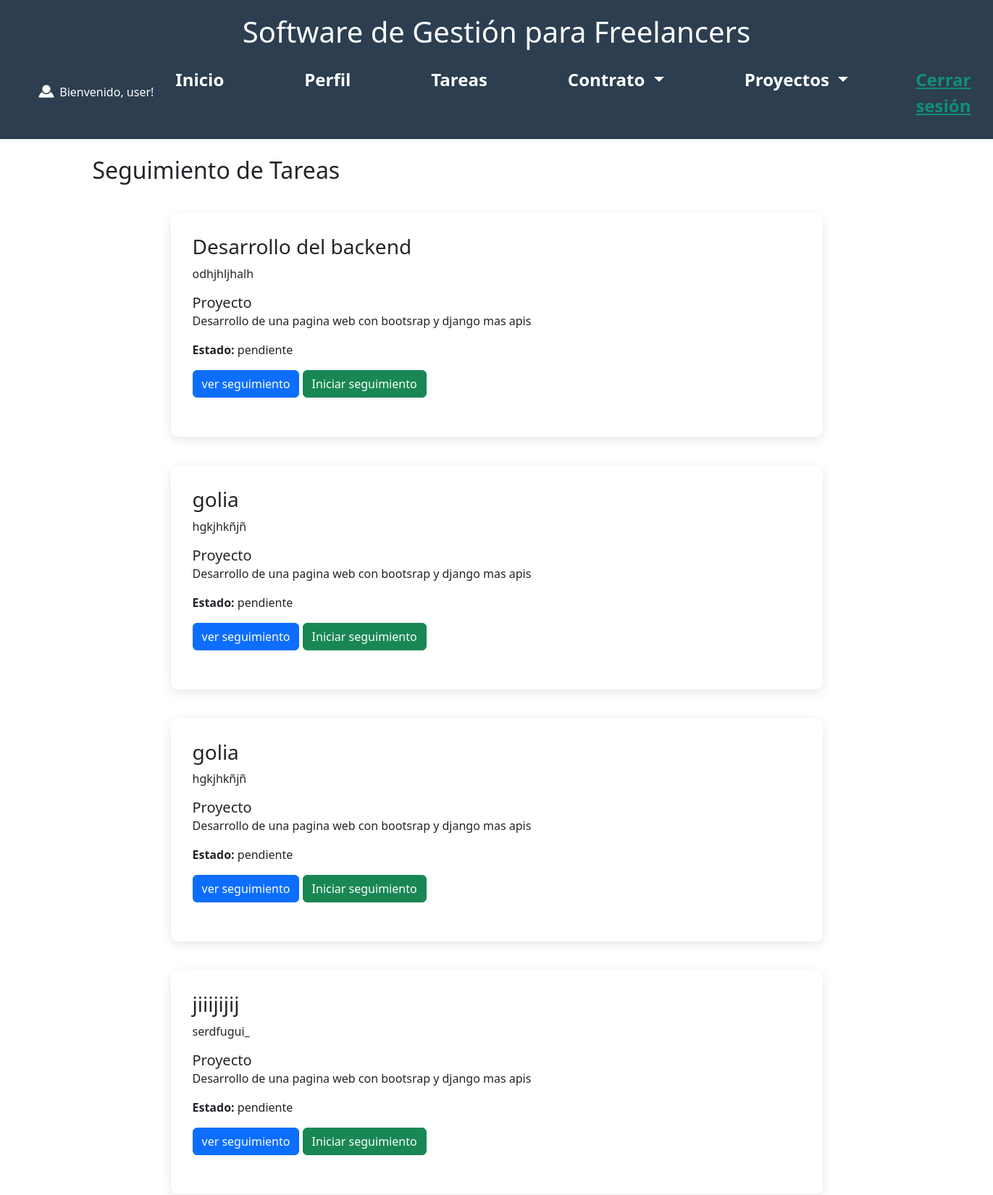
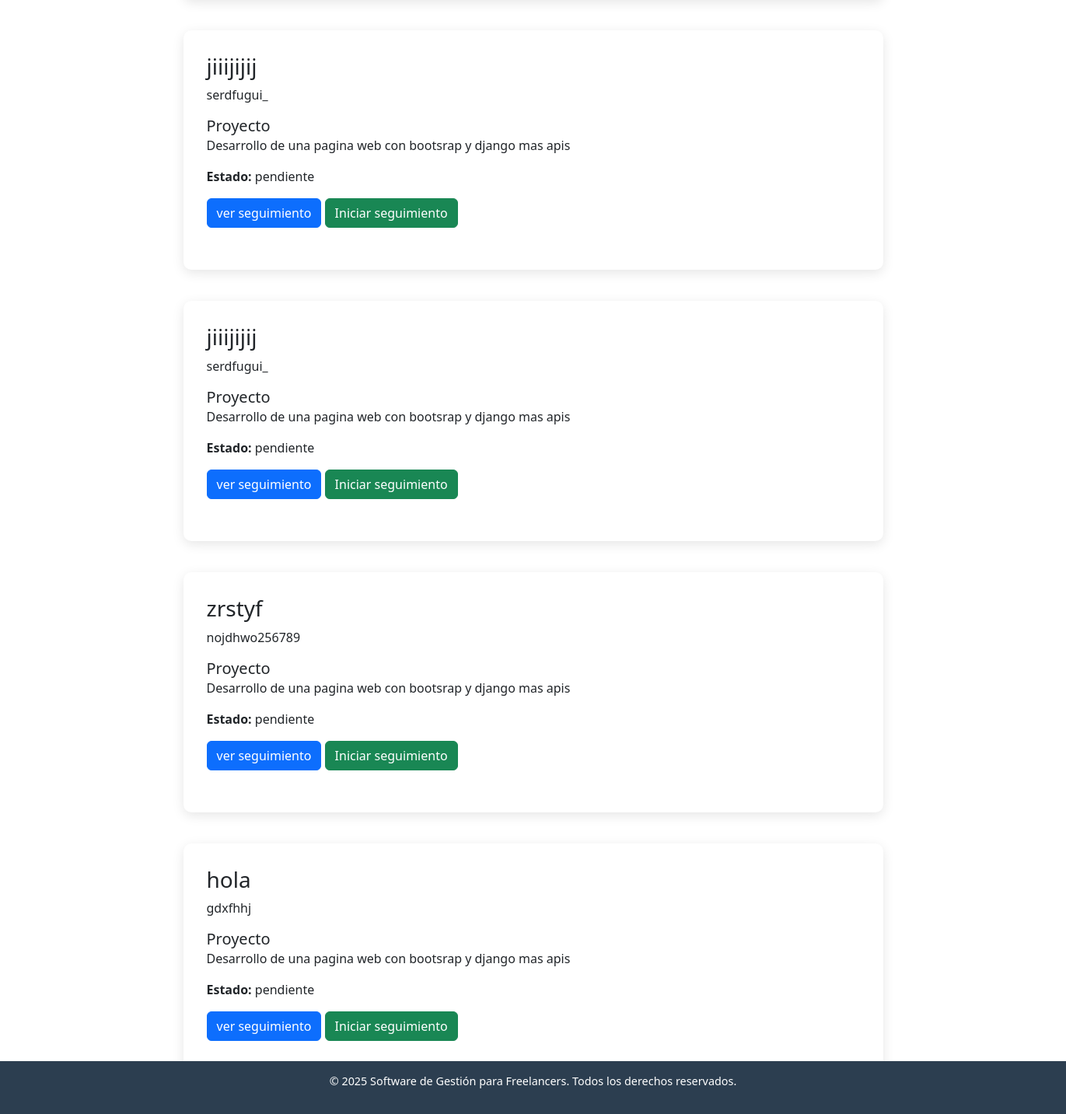
The page /tareas/ (signed in) on the database its author committed (2 pictures, top to bottom).
### gestion/models.py (models this page shows, shortened)
class CustomUser(AbstractUser):
    id_usuario = models.AutoField(primary_key=True)
    nombre = models.CharField(max_length=100)
    correo = models.EmailField(unique=True, max_length=100)
    imagen = models.ImageField(upload_to='perfiles/', default='perfiles/default.png')
    fecha_creacion = models.DateTimeField(auto_now_add=True)

class Tarea(models.Model):
    ESTADOS = [
        ('pendiente', 'Pendiente'),
        ('en progreso', 'En Progreso'),
        ('completada', 'Completada')
    ]
    id_tarea = models.AutoField(primary_key=True)
    id_proyecto = models.ForeignKey(Proyecto, on_delete=models.CASCADE, related_name='tareas')
    nombre = models.CharField(max_length=100)
    descripcion = models.TextField(blank=True, null=True)
    estado = models.CharField(max_length=15, choices=ESTADOS, default='pendiente')
    fecha_creacion = models.DateTimeField(auto_now_add=True)

class Proyecto(models.Model):
    id_proyecto = models.AutoField(primary_key=True)
    id_usuario = models.ForeignKey(CustomUser, on_delete=models.CASCADE, related_name='proyectos')
    nombre = models.CharField(max_length=100)
    descripcion = models.TextField(blank=True, null=True)
    fecha_inicio = models.DateField()
    fecha_fin = models.DateField()
    fecha_creacion = models.DateTimeField(auto_now_add=True)

### gestion/views.py (the view)
# urls.py: path('tareas/', views.seguimiento_tareas, name='seguimiento_tareas'),
def seguimiento_tareas(request):
    tareas = Tarea.objects.filter(id_proyecto__id_usuario=request.user)
    return render(request, 'seguimiento_tareas.html', {'tareas': tareas})

### templates/seguimiento_tareas.html (shortened to what this page needs)
{% extends 'base.html' %}
{% load static %}
{% block content %}
  <h2>Seguimiento de Tareas</h2>
  {% for tarea in tareas %}
    <section id="contrato" style="text-align:left;">
        <h3>{{ tarea.nombre }}</h3>
        <p>{{ tarea.descripcion }}</p>
        <h5 style="display: inline; ">Proyecto</h5> <p>{{tarea.id_proyecto.nombre}}</p>
        <p><strong>Estado:</strong> {{ tarea.estado }}</p>
          <form action="{% url 'detalle_tarea' tarea.id_tarea %}" method="post" style="display:inline;">
                <button type="submit" class="btn btn-primary" >ver seguimiento</button>
                 </form>
          {% if seguimiento_activo %}
            <p><strong>Seguimiento en curso desde:</strong> {{ seguimiento_activo.inicio|date:"d/m/Y H:i:s" }}</p>
            <div id="cronometro-{{ tarea.id_tarea }}" style="font-size: 1.5rem; font-weight: bold;">00:00:00</div>
                      <a href="{% url 'detener_seguimiento' seguimiento_activo.id_tiempo %}" class="btn btn-warning mt-2">Detener seguimiento</a>
                      <br>
                     <a href="{% url 'resetear_seguimiento' tarea.id_tarea %}" class="btn btn-secondary mt-2">Resetear seguimiento</a>
            </div>
            <script>
              (function() {
                const cronometroId = "cronometro-{{ tarea.id_tarea }}";
                const cronometro = document.getElementById(cronometroId);
                // Usamos el tiempo almacenado en la base de datos para calcular el cronómetro
                const inicio = new Date("{{ seguimiento_activo.inicio|date:'Y-m-d H:i:s' }}");
                function actualizarCronometro() {
                  const ahora = new Date();
                  const diferencia = new Date(ahora - inicio); // diferencia en ms
                  const horas = String(diferencia.getUTCHours()).padStart(2, '0');
                  const minutos = String(diferencia.getUTCMinutes()).padStart(2, '0');
                  const segundos = String(diferencia.getUTCSeconds()).padStart(2, '0');
                  cronometro.textContent = `${horas}:${minutos}:${segundos}`;
                }
                actualizarCronometro();
                setInterval(actualizarCronometro, 1000);
              })();
            </script>
          {% else %}
            <form action="{% url 'iniciar_seguimiento' tarea.id_tarea %}" method="post" style="display:inline;">
                <button type="submit" class="btn btn-success" >Iniciar seguimiento</button>
                 </form>
          {% endif %}
<br>
<br>
 </section>
  {% empty %}
    <p>No hay tareas asignadas.</p>
  {% endfor %}
{% endblock %}

### templates/base.html (shortened to what this page needs)
<!DOCTYPE html>
<html lang="es">
<head>
  {% load static %}
  <link rel="stylesheet" href="{% static 'css/styles.css'%}">
  <link href="https://cdn.jsdelivr.net/npm/bootstrap@5.3.3/dist/css/bootstrap.min.css" rel="stylesheet"
>
</head>
<body>
  <header>
    <h1>Software de Gestión para Freelancers</h1>
    <nav class="navbar navbar-expand-lg navbar-dark bg-transparent" style="background-color: #e3f2fd;">
      <div class="container-fluid">
        <a class="navbar-brand" href="{% url 'perfil'%}">
          <img class="logo horizontal-logo" style="display: inline;" src="{% static 'img/usuario.png' %}" alt=" logo">
          {% if request.user.is_authenticated %}
          <h6 style="text-align: left; display: inline;">Bienvenido, {{ request.user.username }}!</h6>
          {% endif %}
        </a>
        <div class="collapse navbar-collapse" id="navbarSupportedContent">
          <ul class="navbar-nav ml-auto">
            <li class="nav-item">
              <a class="nav-link" href="{% url 'inicio'%}">Inicio</a>
            </li>
            <li class="nav-item">
              <a class="nav-link" href="{% url 'perfil'%}">Perfil</a>
            </li>
            <li class="nav-item">
              <a class="nav-link" href="{% url 'seguimiento_tareas'%}">Tareas</a>
            </li>
            <li class="nav-item dropdown">
              <a class="nav-link dropdown-toggle" href="#" id="navbarDropdown1" role="button" data-toggle="dropdown"
                aria-haspopup="true" aria-expanded="false">
                Contrato
              </a>
            </li>
            <li class="nav-item dropdown">
              <a class="nav-link dropdown-toggle" href="#" id="navbarDropdown2" role="button" data-toggle="dropdown"
                aria-haspopup="true" aria-expanded="false">
                Proyectos
              </a>
            </li>
            <li class="mt-2">{% if request.user.is_authenticated %}
              <form action="{% url 'logout' %}" method="post" style="display: inline;" class="cerrar_sesion">
                <button type="submit"
                  style="display: inline; all: unset; cursor: pointer; text-decoration: underline;">Cerrar
                  sesión</button>
              </form>
              {%endif%}
            </li>
          </ul>
        </div>
      </div>
    </nav>
  </header>
  <div class="container mt-4">
    {% block content %}{% endblock %}
  </div>
  <footer>
    <p>&copy; 2025 Software de Gestión para Freelancers. Todos los derechos reservados.</p>
  </footer>
</body>
</html>

### static/css/styles.css (style rules this page uses)
body { font-family: 'Poppins', sans-serif; margin: 0; padding: 0; background-color: #f9f9f9; color: #333; }
header { background-color: #2C3E50; color: white; padding: 20px 40px; text-align: center; font-size: 1.5em; font-weight: bold; }
nav ul { list-style: none; padding: 0; text-align: center; margin: 0; }
nav ul li { display: inline; margin: 0 20px; }
nav ul li a { color: white; text-decoration: none; font-weight: 600; transition: color 0.3s ease; }
section { max-width: 900px; margin: 40px auto; padding: 30px; background: white; border-radius: 10px; box-shadow: 0px 4px 15px rgba(0, 0, 0, 0.1); text-align: center; }
form { display: flex; flex-direction: column; align-items: center; gap: 15px; max-width: 600px; margin: auto; }
form button { background-color: #18BC9C; color: white; border: none; padding: 10px 20px; font-size: 1em; border-radius: 5px; cursor: pointer; transition: background 0.3s ease; }
footer { background-color: #2C3E50; color: white; text-align: center; padding: 15px; position: fixed; bottom: 0; width: 100%; font-size: 0.9em; }
img { max-width: 100%; height: auto; display: block; margin: 0 auto; border-radius: 8px; max-height: 300px; }
.navbar .nav-item:not(:last-child) { margin-right: 35px; }
.dropdown-toggle::after { transition: transform 0.15s linear; }
.navbar { background-color: #204abd; padding: 15px; color: #128F76; }
.navbar .navbar-brand { font-size: 1.5rem; font-weight: bold; color: #ffffff; }
.navbar .nav-link { color: #ffffff; transition: color 0.3s ease-in-out; }
.navbar-nav { display: flex; justify-content: center; gap: 20px; width: 100%; }
.nav-item { padding: 0 10px; }
.cerrar_sesion { margin-top: 30px; }

### rows shown on the page
CustomUser: user.username "user"
Tarea: nombre "Desarrollo del backend", descripcion "odhjhljhalh", id_proyecto.nombre "Desarrollo de una pagina web con bootsrap y django mas apis", estado "pendiente"
Tarea: nombre "golia", descripcion "hgkjhkñjñ", id_proyecto.nombre "Desarrollo de una pagina web con bootsrap y django mas apis", estado "pendiente"
Tarea: nombre "golia", descripcion "hgkjhkñjñ", id_proyecto.nombre "Desarrollo de una pagina web con bootsrap y django mas apis", estado "pendiente"
Tarea: nombre "jiiijijij", descripcion "serdfugui_", id_proyecto.nombre "Desarrollo de una pagina web con bootsrap y django mas apis", estado "pendiente"
Tarea: nombre "jiiijijij", descripcion "serdfugui_", id_proyecto.nombre "Desarrollo de una pagina web con bootsrap y django mas apis", estado "pendiente"
Tarea: nombre "jiiijijij", descripcion "serdfugui_", id_proyecto.nombre "Desarrollo de una pagina web con bootsrap y django mas apis", estado "pendiente"
Tarea: nombre "zrstyf", descripcion "nojdhwo256789", id_proyecto.nombre "Desarrollo de una pagina web con bootsrap y django mas apis", estado "pendiente"
Tarea: nombre "hola", descripcion "gdxfhhj", id_proyecto.nombre "Desarrollo de una pagina web con bootsrap y django mas apis", estado "pendiente"
